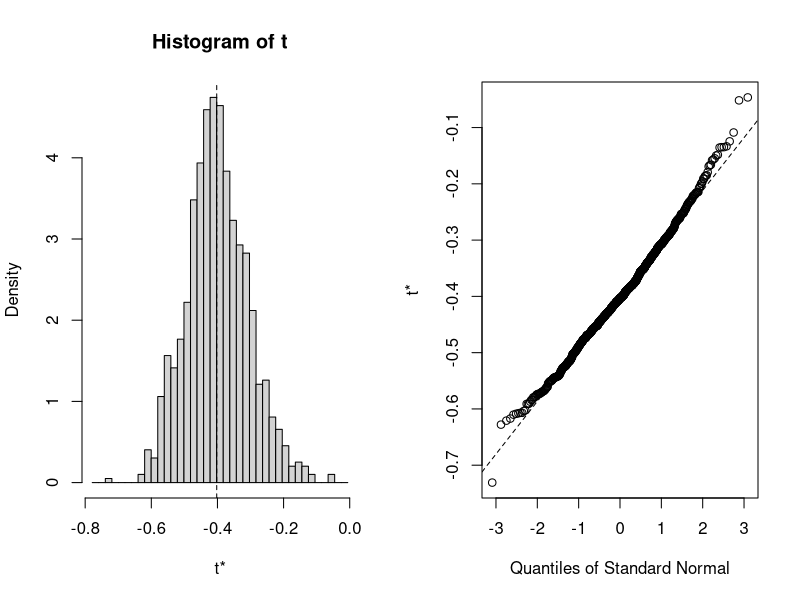
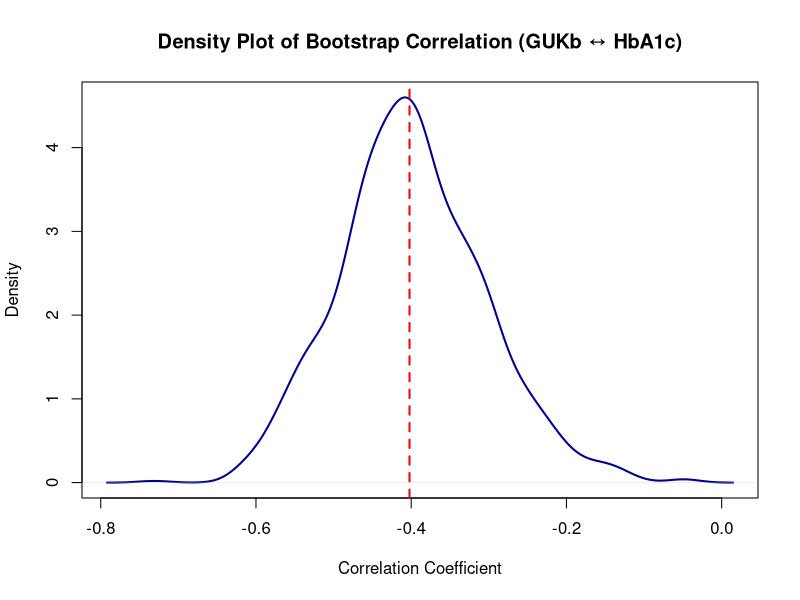
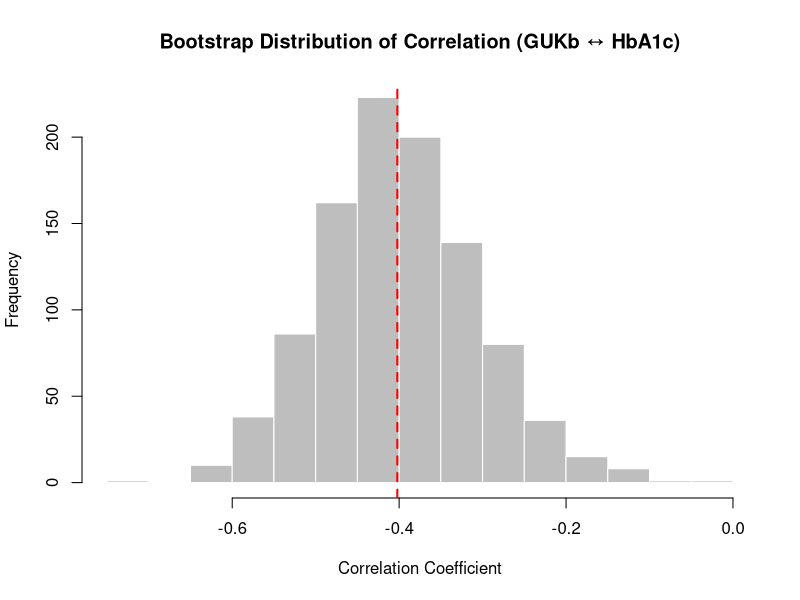

R code for these plots, in order:
## ---- chunk 1
knitr::opts_chunk$set(echo = TRUE)
library(ggplot2)
library(dplyr)
library(boot)
## ---- chunk 2
data <- read.csv("data.csv",sep = "", header = TRUE)
data$spol <- as.factor(data$spol)
data$tip <- as.factor(data$tip)
colnames(data)
anyNA(data)
## ---- chunk 3
#zanima nas koliko je tocan koeficijent korelacije, iznosi oko 0.4 na uzorku

boot_corr <- function(data, indices){
  sample_data <- data[indices, ]
  return(cor(sample_data$GUKb, sample_data$HbA1c))
}

#### 1 - bootstrap standard error, table for slide
boot_sd = c()
for (B in c(25, 50, 80, 100, 200, 400, 800, 1600, 3500, 5000, 6000)){
  set.seed(12345)
  results <- boot(data = data, statistic = boot_corr, R = B)
  boot_sd= c(boot_sd, sd(results$t))
}
print(c(25, 50, 80, 100, 200, 400, 800, 1600, 3500, 5000, 6000))
print(boot_sd)

#### 2 - histogram of bootstrap replications for B = 1000 and qq plot (it is normal)
set.seed(12345)
results_1000 <- boot(data = data, statistic = boot_corr, R = 1000)
plot(results_1000)

## 3 - odgovor na pitanje koliko je procjenitelj tocan
boot.ci(results_1000, type = c("perc"))
## ---- chunk 4
# Plot density of bootstrap correlations
plot(density(results_1000$t),
     main = "Density Plot of Bootstrap Correlation (GUKb ↔ HbA1c)",
     xlab = "Correlation Coefficient",
     col = "darkblue",
     lwd = 2)

# Add a vertical line for the original correlation
abline(v = cor(data$GUKb, data$HbA1c), col = "red", lwd = 2, lty = 2)


# Plot histogram of bootstrap correlations
hist(results_1000$t,
     main = "Bootstrap Distribution of Correlation (GUKb ↔ HbA1c)",
     xlab = "Correlation Coefficient",
     col = "gray",
     border = "white")

# Optionally add a vertical line for the original sample correlation
abline(v = cor(data$GUKb, data$HbA1c), col = "red", lwd = 2, lty = 2)
